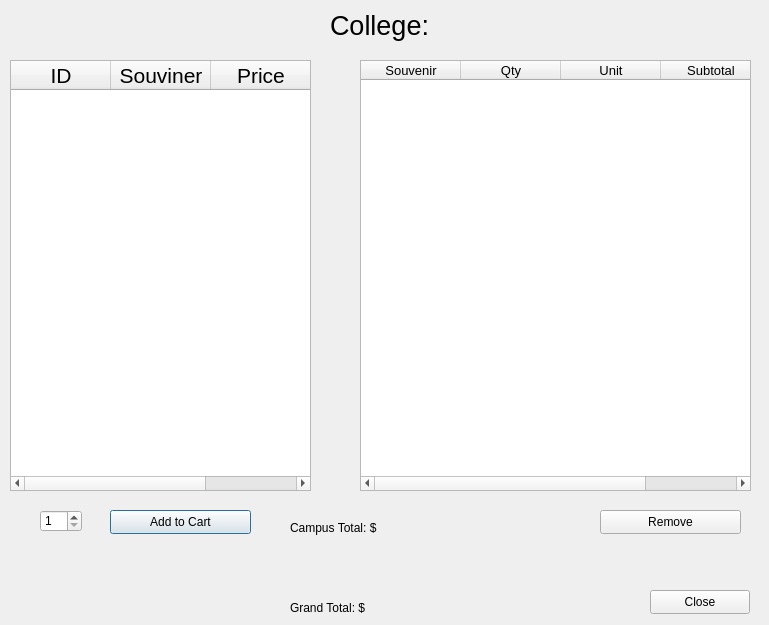
<?xml version="1.0" encoding="UTF-8"?>
<ui version="4.0">
 <class>CartPage</class>
 <widget class="QDialog" name="CartPage">
  <property name="geometry">
   <rect>
    <x>0</x>
    <y>0</y>
    <width>769</width>
    <height>625</height>
   </rect>
  </property>
  <property name="windowTitle">
   <string>Dialog</string>
  </property>
  <widget class="QLabel" name="labelCollege">
   <property name="geometry">
    <rect>
     <x>330</x>
     <y>0</y>
     <width>101</width>
     <height>51</height>
    </rect>
   </property>
   <property name="font">
    <font>
     <pointsize>20</pointsize>
    </font>
   </property>
   <property name="text">
    <string>College:</string>
   </property>
  </widget>
  <widget class="QTableWidget" name="tableSouvenirs">
   <property name="geometry">
    <rect>
     <x>10</x>
     <y>60</y>
     <width>301</width>
     <height>431</height>
    </rect>
   </property>
   <property name="font">
    <font>
     <pointsize>16</pointsize>
    </font>
   </property>
   <column>
    <property name="text">
     <string>ID</string>
    </property>
   </column>
   <column>
    <property name="text">
     <string>Souviner</string>
    </property>
   </column>
   <column>
    <property name="text">
     <string>Price</string>
    </property>
   </column>
  </widget>
  <widget class="QSpinBox" name="spinQty">
   <property name="geometry">
    <rect>
     <x>40</x>
     <y>510</y>
     <width>42</width>
     <height>22</height>
    </rect>
   </property>
   <property name="minimum">
    <number>1</number>
   </property>
  </widget>
  <widget class="QPushButton" name="btnAdd">
   <property name="geometry">
    <rect>
     <x>110</x>
     <y>510</y>
     <width>141</width>
     <height>24</height>
    </rect>
   </property>
   <property name="sizePolicy">
    <sizepolicy hsizetype="Preferred" vsizetype="Expanding">
     <horstretch>0</horstretch>
     <verstretch>0</verstretch>
    </sizepolicy>
   </property>
   <property name="minimumSize">
    <size>
     <width>0</width>
     <height>24</height>
    </size>
   </property>
   <property name="maximumSize">
    <size>
     <width>16777215</width>
     <height>24</height>
    </size>
   </property>
   <property name="styleSheet">
    <string notr="true">QPushButton {
    padding: 0px 8px;     /* NO vertical padding */
    margin: 0px;
    min-height: 22px;     /* control height */
    max-height: 22px;
}</string>
   </property>
   <property name="text">
    <string>Add to Cart</string>
   </property>
   <property name="autoDefault">
    <bool>true</bool>
   </property>
  </widget>
  <widget class="QTableWidget" name="tableCart">
   <property name="geometry">
    <rect>
     <x>360</x>
     <y>60</y>
     <width>391</width>
     <height>431</height>
    </rect>
   </property>
   <property name="font">
    <font>
     <pointsize>10</pointsize>
    </font>
   </property>
   <attribute name="horizontalHeaderMinimumSectionSize">
    <number>19</number>
   </attribute>
   <column>
    <property name="text">
     <string>Souvenir</string>
    </property>
   </column>
   <column>
    <property name="text">
     <string>Qty</string>
    </property>
   </column>
   <column>
    <property name="text">
     <string>Unit</string>
    </property>
   </column>
   <column>
    <property name="text">
     <string>Subtotal</string>
    </property>
   </column>
  </widget>
  <widget class="QPushButton" name="btnRemove">
   <property name="geometry">
    <rect>
     <x>600</x>
     <y>510</y>
     <width>141</width>
     <height>24</height>
    </rect>
   </property>
   <property name="styleSheet">
    <string notr="true">QPushButton {
    padding: 0px 8px;     /* NO vertical padding */
    margin: 0px;
    min-height: 22px;     /* control height */
    max-height: 22px;
}</string>
   </property>
   <property name="text">
    <string>Remove</string>
   </property>
  </widget>
  <widget class="QLabel" name="labelCampusTotal">
   <property name="geometry">
    <rect>
     <x>290</x>
     <y>520</y>
     <width>141</width>
     <height>16</height>
    </rect>
   </property>
   <property name="text">
    <string>Campus Total: $</string>
   </property>
  </widget>
  <widget class="QLabel" name="labelGrandTotal">
   <property name="geometry">
    <rect>
     <x>290</x>
     <y>600</y>
     <width>141</width>
     <height>16</height>
    </rect>
   </property>
   <property name="text">
    <string>Grand Total: $</string>
   </property>
  </widget>
  <widget class="QPushButton" name="btnClose">
   <property name="geometry">
    <rect>
     <x>650</x>
     <y>590</y>
     <width>100</width>
     <height>24</height>
    </rect>
   </property>
   <property name="styleSheet">
    <string notr="true">QPushButton {
    padding: 0px 8px;     /* NO vertical padding */
    margin: 0px;
    min-height: 22px;     /* control height */
    max-height: 22px;
}</string>
   </property>
   <property name="text">
    <string>Close</string>
   </property>
  </widget>
 </widget>
 <resources/>
 <connections/>
</ui>
